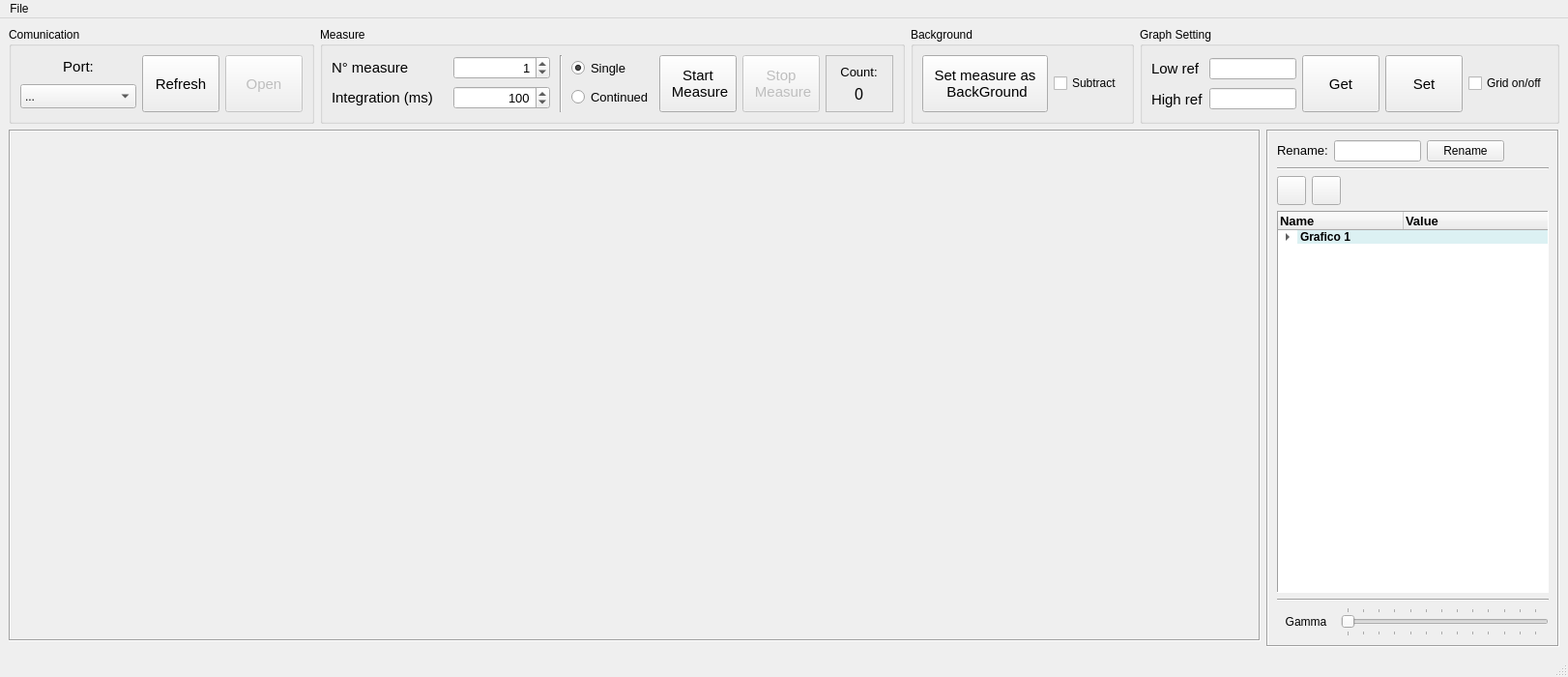
<?xml version="1.0" encoding="UTF-8"?>
<ui version="4.0">
 <class>MainWindow</class>
 <widget class="QMainWindow" name="MainWindow">
  <property name="geometry">
   <rect>
    <x>0</x>
    <y>0</y>
    <width>1622</width>
    <height>700</height>
   </rect>
  </property>
  <property name="font">
   <font>
    <pointsize>9</pointsize>
   </font>
  </property>
  <property name="windowTitle">
   <string>pySpectrum</string>
  </property>
  <property name="windowIcon">
   <iconset>
    <normaloff>C:/Users/Davide/.designer/Spectruino.ico</normaloff>C:/Users/Davide/.designer/Spectruino.ico</iconset>
  </property>
  <property name="autoFillBackground">
   <bool>false</bool>
  </property>
  <widget class="QWidget" name="main_widget">
   <layout class="QGridLayout" name="main_layout">
    <item row="1" column="0">
     <widget class="QFrame" name="plot_frame">
      <property name="sizePolicy">
       <sizepolicy hsizetype="Expanding" vsizetype="Expanding">
        <horstretch>0</horstretch>
        <verstretch>0</verstretch>
       </sizepolicy>
      </property>
      <property name="frameShape">
       <enum>QFrame::Box</enum>
      </property>
      <property name="frameShadow">
       <enum>QFrame::Sunken</enum>
      </property>
      <layout class="QGridLayout" name="plot_frame_layout">
       <item row="0" column="0">
        <widget class="PlotWidget" name="plot_wid" native="true"/>
       </item>
      </layout>
     </widget>
    </item>
    <item row="0" column="0" colspan="2">
     <layout class="QHBoxLayout" name="top_control_layout">
      <property name="sizeConstraint">
       <enum>QLayout::SetMinimumSize</enum>
      </property>
      <item>
       <widget class="QGroupBox" name="com_group">
        <property name="sizePolicy">
         <sizepolicy hsizetype="Maximum" vsizetype="Fixed">
          <horstretch>0</horstretch>
          <verstretch>0</verstretch>
         </sizepolicy>
        </property>
        <property name="minimumSize">
         <size>
          <width>300</width>
          <height>0</height>
         </size>
        </property>
        <property name="maximumSize">
         <size>
          <width>16777215</width>
          <height>100</height>
         </size>
        </property>
        <property name="font">
         <font>
          <pointsize>9</pointsize>
         </font>
        </property>
        <property name="title">
         <string>Comunication</string>
        </property>
        <layout class="QGridLayout" name="gridLayout">
         <item row="0" column="0">
          <layout class="QGridLayout" name="port_grid_layout">
           <property name="sizeConstraint">
            <enum>QLayout::SetDefaultConstraint</enum>
           </property>
           <item row="0" column="0">
            <widget class="QLabel" name="port_label">
             <property name="sizePolicy">
              <sizepolicy hsizetype="Preferred" vsizetype="Fixed">
               <horstretch>0</horstretch>
               <verstretch>0</verstretch>
              </sizepolicy>
             </property>
             <property name="sizeIncrement">
              <size>
               <width>0</width>
               <height>0</height>
              </size>
             </property>
             <property name="baseSize">
              <size>
               <width>0</width>
               <height>0</height>
              </size>
             </property>
             <property name="font">
              <font>
               <pointsize>11</pointsize>
              </font>
             </property>
             <property name="text">
              <string>Port:</string>
             </property>
             <property name="textFormat">
              <enum>Qt::AutoText</enum>
             </property>
             <property name="alignment">
              <set>Qt::AlignCenter</set>
             </property>
             <property name="wordWrap">
              <bool>true</bool>
             </property>
             <property name="margin">
              <number>0</number>
             </property>
             <property name="textInteractionFlags">
              <set>Qt::NoTextInteraction</set>
             </property>
            </widget>
           </item>
           <item row="1" column="0">
            <widget class="QComboBox" name="port_combo">
             <property name="sizePolicy">
              <sizepolicy hsizetype="Preferred" vsizetype="Fixed">
               <horstretch>0</horstretch>
               <verstretch>0</verstretch>
              </sizepolicy>
             </property>
             <property name="minimumSize">
              <size>
               <width>120</width>
               <height>25</height>
              </size>
             </property>
             <property name="maximumSize">
              <size>
               <width>150</width>
               <height>16777215</height>
              </size>
             </property>
             <property name="layoutDirection">
              <enum>Qt::LeftToRight</enum>
             </property>
             <property name="autoFillBackground">
              <bool>false</bool>
             </property>
             <property name="currentText">
              <string notr="true">...</string>
             </property>
             <item>
              <property name="text">
               <string>...</string>
              </property>
             </item>
            </widget>
           </item>
          </layout>
         </item>
         <item row="0" column="1">
          <widget class="QPushButton" name="refresh_btn">
           <property name="sizePolicy">
            <sizepolicy hsizetype="Maximum" vsizetype="Expanding">
             <horstretch>0</horstretch>
             <verstretch>0</verstretch>
            </sizepolicy>
           </property>
           <property name="maximumSize">
            <size>
             <width>80</width>
             <height>16777215</height>
            </size>
           </property>
           <property name="font">
            <font>
             <pointsize>11</pointsize>
            </font>
           </property>
           <property name="text">
            <string>Refresh</string>
           </property>
          </widget>
         </item>
         <item row="0" column="2">
          <widget class="QPushButton" name="open_btn">
           <property name="enabled">
            <bool>false</bool>
           </property>
           <property name="sizePolicy">
            <sizepolicy hsizetype="Minimum" vsizetype="Expanding">
             <horstretch>0</horstretch>
             <verstretch>0</verstretch>
            </sizepolicy>
           </property>
           <property name="maximumSize">
            <size>
             <width>80</width>
             <height>16777215</height>
            </size>
           </property>
           <property name="font">
            <font>
             <pointsize>11</pointsize>
            </font>
           </property>
           <property name="text">
            <string>Open</string>
           </property>
          </widget>
         </item>
        </layout>
       </widget>
      </item>
      <item>
       <widget class="QGroupBox" name="measure_group">
        <property name="sizePolicy">
         <sizepolicy hsizetype="Fixed" vsizetype="Fixed">
          <horstretch>0</horstretch>
          <verstretch>0</verstretch>
         </sizepolicy>
        </property>
        <property name="maximumSize">
         <size>
          <width>16777215</width>
          <height>100</height>
         </size>
        </property>
        <property name="font">
         <font>
          <pointsize>9</pointsize>
         </font>
        </property>
        <property name="title">
         <string>Measure</string>
        </property>
        <layout class="QGridLayout" name="measure_grup_layout">
         <item row="0" column="2">
          <layout class="QVBoxLayout" name="Radio_layout">
           <item>
            <widget class="QRadioButton" name="single_radio">
             <property name="font">
              <font>
               <pointsize>10</pointsize>
              </font>
             </property>
             <property name="text">
              <string>Single</string>
             </property>
             <property name="checked">
              <bool>true</bool>
             </property>
             <attribute name="buttonGroup">
              <string notr="true">radio_group</string>
             </attribute>
            </widget>
           </item>
           <item>
            <widget class="QRadioButton" name="continued_radio">
             <property name="enabled">
              <bool>true</bool>
             </property>
             <property name="font">
              <font>
               <pointsize>10</pointsize>
              </font>
             </property>
             <property name="text">
              <string>Continued</string>
             </property>
             <property name="checked">
              <bool>false</bool>
             </property>
             <attribute name="buttonGroup">
              <string notr="true">radio_group</string>
             </attribute>
            </widget>
           </item>
          </layout>
         </item>
         <item row="0" column="4">
          <widget class="QPushButton" name="stop_btn">
           <property name="enabled">
            <bool>false</bool>
           </property>
           <property name="sizePolicy">
            <sizepolicy hsizetype="Minimum" vsizetype="Expanding">
             <horstretch>0</horstretch>
             <verstretch>0</verstretch>
            </sizepolicy>
           </property>
           <property name="font">
            <font>
             <pointsize>11</pointsize>
            </font>
           </property>
           <property name="text">
            <string>Stop
 Measure</string>
           </property>
           <property name="flat">
            <bool>false</bool>
           </property>
          </widget>
         </item>
         <item row="0" column="5">
          <widget class="QFrame" name="count_frame">
           <property name="sizePolicy">
            <sizepolicy hsizetype="Fixed" vsizetype="Preferred">
             <horstretch>0</horstretch>
             <verstretch>0</verstretch>
            </sizepolicy>
           </property>
           <property name="minimumSize">
            <size>
             <width>70</width>
             <height>0</height>
            </size>
           </property>
           <property name="frameShape">
            <enum>QFrame::StyledPanel</enum>
           </property>
           <property name="frameShadow">
            <enum>QFrame::Sunken</enum>
           </property>
           <layout class="QGridLayout" name="gridLayout_4">
            <item row="2" column="0">
             <widget class="QLabel" name="count_value">
              <property name="font">
               <font>
                <pointsize>12</pointsize>
               </font>
              </property>
              <property name="text">
               <string>0</string>
              </property>
              <property name="alignment">
               <set>Qt::AlignCenter</set>
              </property>
             </widget>
            </item>
            <item row="1" column="0">
             <widget class="QLabel" name="count_label">
              <property name="sizePolicy">
               <sizepolicy hsizetype="Fixed" vsizetype="Preferred">
                <horstretch>0</horstretch>
                <verstretch>0</verstretch>
               </sizepolicy>
              </property>
              <property name="font">
               <font>
                <pointsize>10</pointsize>
               </font>
              </property>
              <property name="text">
               <string>Count:</string>
              </property>
              <property name="alignment">
               <set>Qt::AlignCenter</set>
              </property>
             </widget>
            </item>
           </layout>
          </widget>
         </item>
         <item row="0" column="3">
          <widget class="QPushButton" name="start_btn">
           <property name="sizePolicy">
            <sizepolicy hsizetype="Minimum" vsizetype="Expanding">
             <horstretch>0</horstretch>
             <verstretch>0</verstretch>
            </sizepolicy>
           </property>
           <property name="font">
            <font>
             <pointsize>11</pointsize>
            </font>
           </property>
           <property name="text">
            <string>Start
 Measure</string>
           </property>
           <property name="flat">
            <bool>false</bool>
           </property>
          </widget>
         </item>
         <item row="0" column="0">
          <layout class="QGridLayout" name="measure_grid_layout" columnminimumwidth="120,100">
           <property name="sizeConstraint">
            <enum>QLayout::SetFixedSize</enum>
           </property>
           <item row="0" column="0">
            <widget class="QLabel" name="measure_label">
             <property name="sizePolicy">
              <sizepolicy hsizetype="Minimum" vsizetype="Preferred">
               <horstretch>0</horstretch>
               <verstretch>0</verstretch>
              </sizepolicy>
             </property>
             <property name="minimumSize">
              <size>
               <width>120</width>
               <height>0</height>
              </size>
             </property>
             <property name="font">
              <font>
               <pointsize>11</pointsize>
              </font>
             </property>
             <property name="text">
              <string>N° measure</string>
             </property>
            </widget>
           </item>
           <item row="0" column="1">
            <widget class="QSpinBox" name="measure_spin_box">
             <property name="sizePolicy">
              <sizepolicy hsizetype="Minimum" vsizetype="Fixed">
               <horstretch>0</horstretch>
               <verstretch>0</verstretch>
              </sizepolicy>
             </property>
             <property name="minimumSize">
              <size>
               <width>0</width>
               <height>0</height>
              </size>
             </property>
             <property name="font">
              <font>
               <pointsize>10</pointsize>
              </font>
             </property>
             <property name="alignment">
              <set>Qt::AlignRight|Qt::AlignTrailing|Qt::AlignVCenter</set>
             </property>
             <property name="suffix">
              <string/>
             </property>
             <property name="prefix">
              <string/>
             </property>
             <property name="maximum">
              <number>99999</number>
             </property>
             <property name="stepType">
              <enum>QAbstractSpinBox::DefaultStepType</enum>
             </property>
             <property name="value">
              <number>1</number>
             </property>
            </widget>
           </item>
           <item row="1" column="0">
            <widget class="QLabel" name="integration_label">
             <property name="sizePolicy">
              <sizepolicy hsizetype="Expanding" vsizetype="Preferred">
               <horstretch>0</horstretch>
               <verstretch>0</verstretch>
              </sizepolicy>
             </property>
             <property name="minimumSize">
              <size>
               <width>0</width>
               <height>0</height>
              </size>
             </property>
             <property name="font">
              <font>
               <pointsize>11</pointsize>
              </font>
             </property>
             <property name="text">
              <string>Integration (ms)</string>
             </property>
            </widget>
           </item>
           <item row="1" column="1">
            <widget class="QSpinBox" name="integration_spin_box">
             <property name="font">
              <font>
               <pointsize>10</pointsize>
              </font>
             </property>
             <property name="alignment">
              <set>Qt::AlignRight|Qt::AlignTrailing|Qt::AlignVCenter</set>
             </property>
             <property name="readOnly">
              <bool>false</bool>
             </property>
             <property name="maximum">
              <number>99999</number>
             </property>
             <property name="value">
              <number>100</number>
             </property>
            </widget>
           </item>
          </layout>
         </item>
         <item row="0" column="1">
          <widget class="Line" name="v_sep1">
           <property name="minimumSize">
            <size>
             <width>10</width>
             <height>0</height>
            </size>
           </property>
           <property name="orientation">
            <enum>Qt::Vertical</enum>
           </property>
          </widget>
         </item>
        </layout>
       </widget>
      </item>
      <item>
       <widget class="QGroupBox" name="background_group">
        <property name="sizePolicy">
         <sizepolicy hsizetype="Fixed" vsizetype="Fixed">
          <horstretch>0</horstretch>
          <verstretch>0</verstretch>
         </sizepolicy>
        </property>
        <property name="minimumSize">
         <size>
          <width>0</width>
          <height>100</height>
         </size>
        </property>
        <property name="title">
         <string>Background</string>
        </property>
        <layout class="QHBoxLayout" name="background_group_layout">
         <item>
          <widget class="QPushButton" name="background_btn">
           <property name="sizePolicy">
            <sizepolicy hsizetype="Minimum" vsizetype="Expanding">
             <horstretch>0</horstretch>
             <verstretch>0</verstretch>
            </sizepolicy>
           </property>
           <property name="minimumSize">
            <size>
             <width>130</width>
             <height>0</height>
            </size>
           </property>
           <property name="font">
            <font>
             <pointsize>11</pointsize>
            </font>
           </property>
           <property name="text">
            <string>Set measure as 
 BackGround</string>
           </property>
          </widget>
         </item>
         <item>
          <widget class="QCheckBox" name="subtract_check_box">
           <property name="sizePolicy">
            <sizepolicy hsizetype="Expanding" vsizetype="Fixed">
             <horstretch>0</horstretch>
             <verstretch>0</verstretch>
            </sizepolicy>
           </property>
           <property name="minimumSize">
            <size>
             <width>40</width>
             <height>0</height>
            </size>
           </property>
           <property name="text">
            <string>Subtract</string>
           </property>
          </widget>
         </item>
        </layout>
       </widget>
      </item>
      <item>
       <widget class="QGroupBox" name="graph_setting_group">
        <property name="sizePolicy">
         <sizepolicy hsizetype="Fixed" vsizetype="Fixed">
          <horstretch>100</horstretch>
          <verstretch>0</verstretch>
         </sizepolicy>
        </property>
        <property name="minimumSize">
         <size>
          <width>400</width>
          <height>100</height>
         </size>
        </property>
        <property name="title">
         <string>Graph Setting</string>
        </property>
        <layout class="QHBoxLayout" name="horizontalLayout">
         <item>
          <layout class="QVBoxLayout" name="verticalLayout">
           <item>
            <widget class="QLabel" name="low_ref_label">
             <property name="sizePolicy">
              <sizepolicy hsizetype="Maximum" vsizetype="Preferred">
               <horstretch>0</horstretch>
               <verstretch>0</verstretch>
              </sizepolicy>
             </property>
             <property name="font">
              <font>
               <pointsize>11</pointsize>
              </font>
             </property>
             <property name="text">
              <string>Low ref</string>
             </property>
            </widget>
           </item>
           <item>
            <widget class="QLabel" name="high_ref_label">
             <property name="sizePolicy">
              <sizepolicy hsizetype="Maximum" vsizetype="Preferred">
               <horstretch>0</horstretch>
               <verstretch>0</verstretch>
              </sizepolicy>
             </property>
             <property name="font">
              <font>
               <pointsize>11</pointsize>
              </font>
             </property>
             <property name="text">
              <string>High ref</string>
             </property>
            </widget>
           </item>
          </layout>
         </item>
         <item>
          <layout class="QVBoxLayout" name="verticalLayout_3">
           <item>
            <widget class="QLineEdit" name="high_val">
             <property name="sizePolicy">
              <sizepolicy hsizetype="Minimum" vsizetype="Fixed">
               <horstretch>0</horstretch>
               <verstretch>0</verstretch>
              </sizepolicy>
             </property>
             <property name="minimumSize">
              <size>
               <width>50</width>
               <height>0</height>
              </size>
             </property>
            </widget>
           </item>
           <item>
            <widget class="QLineEdit" name="low_val">
             <property name="sizePolicy">
              <sizepolicy hsizetype="Minimum" vsizetype="Fixed">
               <horstretch>0</horstretch>
               <verstretch>0</verstretch>
              </sizepolicy>
             </property>
             <property name="minimumSize">
              <size>
               <width>50</width>
               <height>0</height>
              </size>
             </property>
            </widget>
           </item>
          </layout>
         </item>
         <item>
          <widget class="QPushButton" name="high_get_btn">
           <property name="sizePolicy">
            <sizepolicy hsizetype="Fixed" vsizetype="Expanding">
             <horstretch>0</horstretch>
             <verstretch>0</verstretch>
            </sizepolicy>
           </property>
           <property name="font">
            <font>
             <pointsize>11</pointsize>
            </font>
           </property>
           <property name="text">
            <string>Get</string>
           </property>
          </widget>
         </item>
         <item>
          <widget class="QPushButton" name="set_btn">
           <property name="sizePolicy">
            <sizepolicy hsizetype="Minimum" vsizetype="Expanding">
             <horstretch>0</horstretch>
             <verstretch>0</verstretch>
            </sizepolicy>
           </property>
           <property name="font">
            <font>
             <pointsize>11</pointsize>
            </font>
           </property>
           <property name="text">
            <string>Set</string>
           </property>
          </widget>
         </item>
         <item>
          <widget class="QCheckBox" name="grid_toggle_check_box">
           <property name="text">
            <string>Grid on/off</string>
           </property>
          </widget>
         </item>
        </layout>
       </widget>
      </item>
     </layout>
    </item>
    <item row="1" column="1" rowspan="2">
     <widget class="QFrame" name="control_frame">
      <property name="sizePolicy">
       <sizepolicy hsizetype="Preferred" vsizetype="Expanding">
        <horstretch>0</horstretch>
        <verstretch>0</verstretch>
       </sizepolicy>
      </property>
      <property name="frameShape">
       <enum>QFrame::Box</enum>
      </property>
      <property name="frameShadow">
       <enum>QFrame::Sunken</enum>
      </property>
      <layout class="QVBoxLayout" name="control_frame_layout">
       <item>
        <layout class="QHBoxLayout" name="rename_layout">
         <property name="sizeConstraint">
          <enum>QLayout::SetMinimumSize</enum>
         </property>
         <item>
          <widget class="QLabel" name="rename_label">
           <property name="sizePolicy">
            <sizepolicy hsizetype="Fixed" vsizetype="Maximum">
             <horstretch>0</horstretch>
             <verstretch>0</verstretch>
            </sizepolicy>
           </property>
           <property name="font">
            <font>
             <pointsize>10</pointsize>
             <weight>50</weight>
             <bold>false</bold>
            </font>
           </property>
           <property name="text">
            <string>Rename:</string>
           </property>
          </widget>
         </item>
         <item>
          <widget class="QLineEdit" name="rename_val">
           <property name="sizePolicy">
            <sizepolicy hsizetype="Fixed" vsizetype="Maximum">
             <horstretch>0</horstretch>
             <verstretch>0</verstretch>
            </sizepolicy>
           </property>
           <property name="maximumSize">
            <size>
             <width>90</width>
             <height>16777215</height>
            </size>
           </property>
          </widget>
         </item>
         <item>
          <widget class="QPushButton" name="rename_btn">
           <property name="sizePolicy">
            <sizepolicy hsizetype="Fixed" vsizetype="Maximum">
             <horstretch>0</horstretch>
             <verstretch>0</verstretch>
            </sizepolicy>
           </property>
           <property name="text">
            <string>Rename</string>
           </property>
          </widget>
         </item>
         <item>
          <widget class="QPushButton" name="empy_btn_1">
           <property name="enabled">
            <bool>false</bool>
           </property>
           <property name="text">
            <string/>
           </property>
           <property name="flat">
            <bool>true</bool>
           </property>
          </widget>
         </item>
        </layout>
       </item>
       <item>
        <widget class="Line" name="h_sep1">
         <property name="orientation">
          <enum>Qt::Horizontal</enum>
         </property>
        </widget>
       </item>
       <item>
        <layout class="QHBoxLayout" name="ctrl_btns_layout">
         <property name="sizeConstraint">
          <enum>QLayout::SetDefaultConstraint</enum>
         </property>
         <item>
          <widget class="QPushButton" name="remove_btn">
           <property name="sizePolicy">
            <sizepolicy hsizetype="Maximum" vsizetype="Minimum">
             <horstretch>0</horstretch>
             <verstretch>0</verstretch>
            </sizepolicy>
           </property>
           <property name="minimumSize">
            <size>
             <width>30</width>
             <height>30</height>
            </size>
           </property>
           <property name="maximumSize">
            <size>
             <width>30</width>
             <height>30</height>
            </size>
           </property>
           <property name="toolTip">
            <string>Remove Selected Measure</string>
           </property>
           <property name="toolTipDuration">
            <number>-1</number>
           </property>
           <property name="text">
            <string/>
           </property>
           <property name="icon">
            <iconset>
             <normaloff>C:/Users/Davide/.designer/Spectruino.ico</normaloff>C:/Users/Davide/.designer/Spectruino.ico</iconset>
           </property>
           <property name="iconSize">
            <size>
             <width>20</width>
             <height>20</height>
            </size>
           </property>
          </widget>
         </item>
         <item>
          <widget class="QPushButton" name="probe_btn">
           <property name="sizePolicy">
            <sizepolicy hsizetype="Maximum" vsizetype="Minimum">
             <horstretch>0</horstretch>
             <verstretch>0</verstretch>
            </sizepolicy>
           </property>
           <property name="minimumSize">
            <size>
             <width>30</width>
             <height>30</height>
            </size>
           </property>
           <property name="maximumSize">
            <size>
             <width>30</width>
             <height>30</height>
            </size>
           </property>
           <property name="toolTip">
            <string>Probe The Graph</string>
           </property>
           <property name="text">
            <string/>
           </property>
           <property name="icon">
            <iconset>
             <normaloff>C:/Users/Davide/.designer/Spectruino.ico</normaloff>C:/Users/Davide/.designer/Spectruino.ico</iconset>
           </property>
           <property name="iconSize">
            <size>
             <width>20</width>
             <height>20</height>
            </size>
           </property>
          </widget>
         </item>
         <item>
          <widget class="QPushButton" name="empty_btn">
           <property name="enabled">
            <bool>false</bool>
           </property>
           <property name="autoFillBackground">
            <bool>false</bool>
           </property>
           <property name="text">
            <string/>
           </property>
           <property name="flat">
            <bool>true</bool>
           </property>
          </widget>
         </item>
        </layout>
       </item>
       <item>
        <widget class="QTreeWidget" name="graph_view">
         <property name="sizePolicy">
          <sizepolicy hsizetype="Minimum" vsizetype="Expanding">
           <horstretch>0</horstretch>
           <verstretch>0</verstretch>
          </sizepolicy>
         </property>
         <property name="minimumSize">
          <size>
           <width>220</width>
           <height>0</height>
          </size>
         </property>
         <property name="maximumSize">
          <size>
           <width>16777215</width>
           <height>16777215</height>
          </size>
         </property>
         <property name="frameShape">
          <enum>QFrame::Panel</enum>
         </property>
         <property name="frameShadow">
          <enum>QFrame::Sunken</enum>
         </property>
         <property name="lineWidth">
          <number>1</number>
         </property>
         <attribute name="headerVisible">
          <bool>true</bool>
         </attribute>
         <attribute name="headerDefaultSectionSize">
          <number>130</number>
         </attribute>
         <column>
          <property name="text">
           <string>Name</string>
          </property>
          <property name="font">
           <font>
            <pointsize>10</pointsize>
            <weight>75</weight>
            <bold>true</bold>
           </font>
          </property>
          <property name="background">
           <color>
            <red>255</red>
            <green>255</green>
            <blue>169</blue>
           </color>
          </property>
          <property name="foreground">
           <brush brushstyle="SolidPattern">
            <color alpha="255">
             <red>0</red>
             <green>0</green>
             <blue>0</blue>
            </color>
           </brush>
          </property>
         </column>
         <column>
          <property name="text">
           <string>Value</string>
          </property>
          <property name="font">
           <font>
            <pointsize>10</pointsize>
            <weight>75</weight>
            <bold>true</bold>
           </font>
          </property>
          <property name="background">
           <color>
            <red>255</red>
            <green>255</green>
            <blue>169</blue>
           </color>
          </property>
         </column>
         <item>
          <property name="text">
           <string>Grafico 1</string>
          </property>
          <property name="font">
           <font>
            <pointsize>9</pointsize>
            <weight>75</weight>
            <bold>true</bold>
           </font>
          </property>
          <property name="background">
           <brush brushstyle="SolidPattern">
            <color alpha="255">
             <red>220</red>
             <green>241</green>
             <blue>243</blue>
            </color>
           </brush>
          </property>
          <property name="foreground">
           <brush brushstyle="NoBrush">
            <color alpha="255">
             <red>0</red>
             <green>0</green>
             <blue>0</blue>
            </color>
           </brush>
          </property>
          <property name="text">
           <string/>
          </property>
          <property name="font">
           <font>
            <pointsize>9</pointsize>
           </font>
          </property>
          <property name="background">
           <brush brushstyle="SolidPattern">
            <color alpha="255">
             <red>220</red>
             <green>241</green>
             <blue>243</blue>
            </color>
           </brush>
          </property>
          <property name="foreground">
           <brush brushstyle="NoBrush">
            <color alpha="255">
             <red>0</red>
             <green>0</green>
             <blue>0</blue>
            </color>
           </brush>
          </property>
          <item>
           <property name="text">
            <string>Integration</string>
           </property>
           <property name="font">
            <font>
             <italic>true</italic>
            </font>
           </property>
           <property name="text">
            <string>2000</string>
           </property>
           <property name="flags">
            <set>NoItemFlags</set>
           </property>
          </item>
          <item>
           <property name="text">
            <string>Count</string>
           </property>
           <property name="font">
            <font>
             <italic>true</italic>
            </font>
           </property>
           <property name="text">
            <string>500</string>
           </property>
          </item>
          <item>
           <property name="text">
            <string>Gamma</string>
           </property>
           <property name="font">
            <font>
             <italic>true</italic>
            </font>
           </property>
           <property name="text">
            <string>0.2</string>
           </property>
          </item>
         </item>
        </widget>
       </item>
       <item>
        <widget class="Line" name="h_sep2">
         <property name="orientation">
          <enum>Qt::Horizontal</enum>
         </property>
        </widget>
       </item>
       <item>
        <layout class="QHBoxLayout" name="gamma__layout">
         <item>
          <widget class="QLabel" name="gamma_label">
           <property name="sizePolicy">
            <sizepolicy hsizetype="Preferred" vsizetype="Preferred">
             <horstretch>0</horstretch>
             <verstretch>0</verstretch>
            </sizepolicy>
           </property>
           <property name="minimumSize">
            <size>
             <width>30</width>
             <height>30</height>
            </size>
           </property>
           <property name="maximumSize">
            <size>
             <width>60</width>
             <height>16777215</height>
            </size>
           </property>
           <property name="text">
            <string>Gamma</string>
           </property>
           <property name="alignment">
            <set>Qt::AlignCenter</set>
           </property>
          </widget>
         </item>
         <item>
          <widget class="QSlider" name="horizontalSlider">
           <property name="sizePolicy">
            <sizepolicy hsizetype="Minimum" vsizetype="Maximum">
             <horstretch>0</horstretch>
             <verstretch>0</verstretch>
            </sizepolicy>
           </property>
           <property name="minimumSize">
            <size>
             <width>120</width>
             <height>30</height>
            </size>
           </property>
           <property name="maximumSize">
            <size>
             <width>16777215</width>
             <height>30</height>
            </size>
           </property>
           <property name="orientation">
            <enum>Qt::Horizontal</enum>
           </property>
           <property name="tickPosition">
            <enum>QSlider::TicksBothSides</enum>
           </property>
           <property name="tickInterval">
            <number>8</number>
           </property>
          </widget>
         </item>
        </layout>
       </item>
      </layout>
     </widget>
    </item>
   </layout>
  </widget>
  <widget class="QMenuBar" name="menubar">
   <property name="geometry">
    <rect>
     <x>0</x>
     <y>0</y>
     <width>1622</width>
     <height>21</height>
    </rect>
   </property>
   <widget class="QMenu" name="menuFile">
    <property name="title">
     <string>File</string>
    </property>
    <addaction name="action_Save"/>
   </widget>
   <addaction name="menuFile"/>
  </widget>
  <widget class="QStatusBar" name="statusBar"/>
  <action name="action_Save">
   <property name="text">
    <string>Save Graph</string>
   </property>
   <property name="shortcut">
    <string>Ctrl+S</string>
   </property>
  </action>
  <action name="actionExport_data">
   <property name="text">
    <string>Export data</string>
   </property>
  </action>
 </widget>
 <customwidgets>
  <customwidget>
   <class>PlotWidget</class>
   <extends>QWidget</extends>
   <header>pyqtgraph</header>
   <container>1</container>
  </customwidget>
 </customwidgets>
 <resources/>
 <connections/>
 <buttongroups>
  <buttongroup name="radio_group"/>
 </buttongroups>
</ui>
